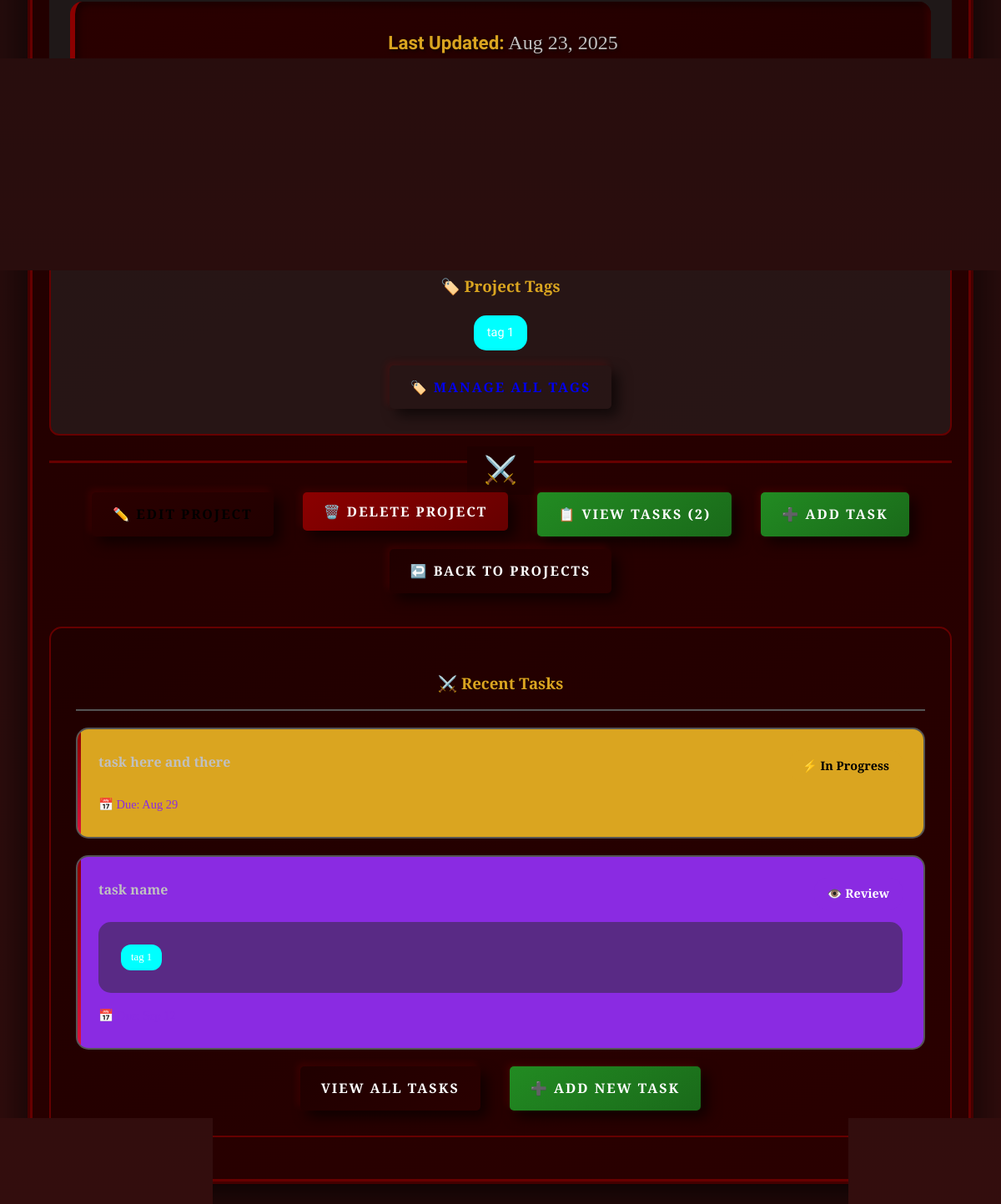
The page /projects/2/ (signed in, lower part) on the database as committed earlier.
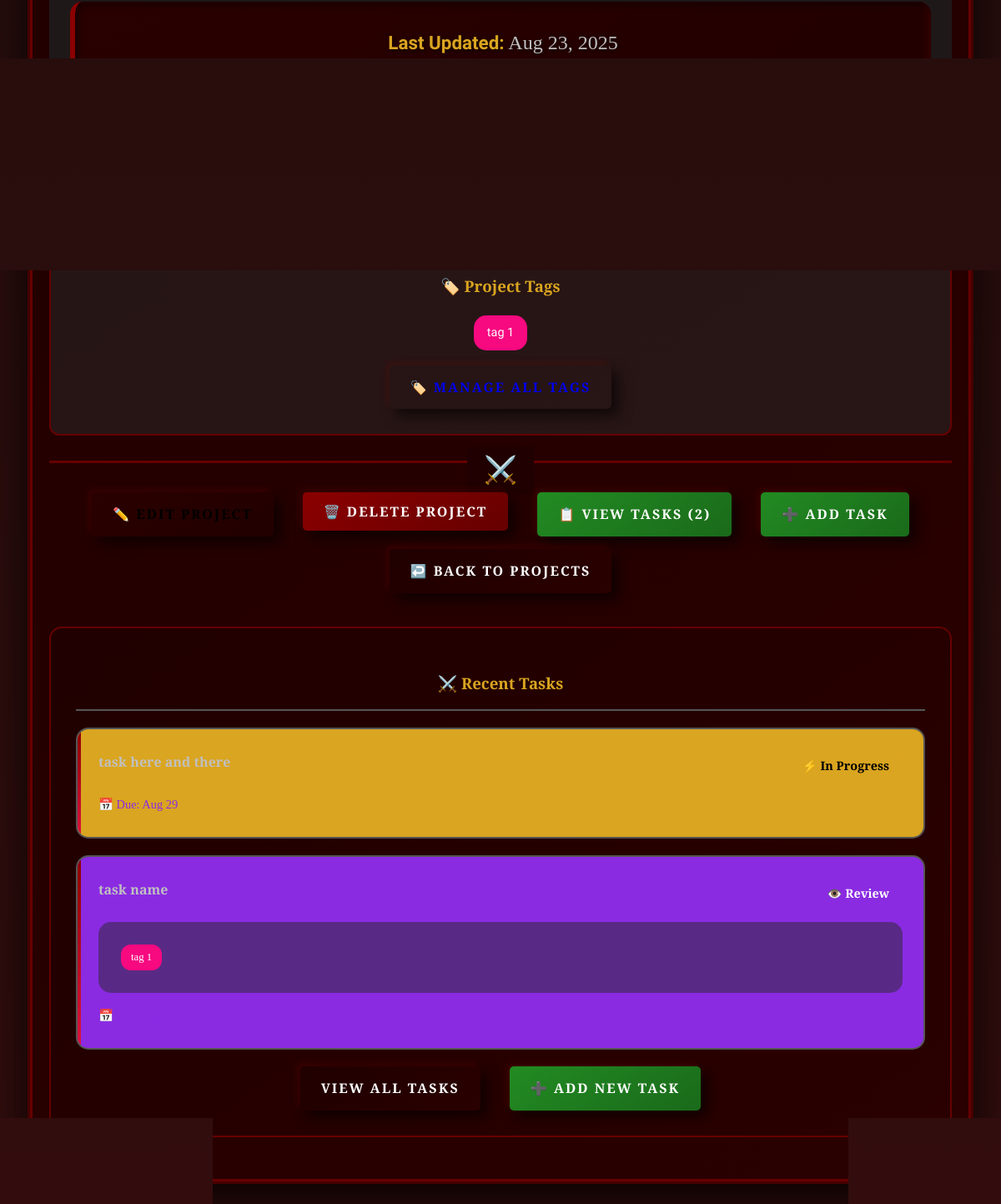
The same page on the database as committed later.
### main_app/views.py (the view)
# urls.py: path('projects/<int:project_id>/', views.projects_detail, name='projects_detail'),
@login_required
def projects_detail(request, project_id):
    project = get_object_or_404(Project, id=project_id, user=request.user)
    return render(request, 'main_app/projects_detail.html', {'project': project})

### templates/main_app/projects_detail.html (shortened to what this page needs)
{% extends 'base.html' %}
{% block content %}
<div class="project-details">
    <div class="project-info">
        <p><strong>Last Updated:</strong> {{ project.updated_at|date:"M d, Y" }}</p>
        <p><strong>Created by:</strong> {{ project.user.username }}</p>
    </div>
    <div class="project-tags">
        <h3>🏷️ Project Tags</h3>
        {% with project_tags=project.tasks.all|slice:":10" %}
            {% if project_tags %}
            <div class="tags-container">
                {% for task in project_tags %}
                    {% for tag in task.tags.all %}
                    <span class="tag" style="background: {{ tag.color }};">
                        {{ tag.name }}
                    </span>
                    {% endfor %}
                {% endfor %}
            </div>
            {% else %}
            <p class="no-tags-message">No tags yet. Add tags to your tasks!</p>
            {% endif %}
        {% endwith %}
        <div class="tags-action">
            <a href="{% url 'main_app:tags_index' %}" class="btn btn-manage-tags">
                🏷️ Manage All Tags
            </a>
        </div>
    </div>
    <div class="form-actions">
        <a href="{% url 'main_app:edit_project' project.id %}" class="btn btn-edit">✏️ Edit Project</a>
        <form action="{% url 'main_app:delete_project' project.id %}" method="post" class="delete-form">
            <button type="submit" class="btn btn-delete"
                    onclick="return confirm('Are you sure you want to delete this project? This action cannot be undone.')">
                🗑️ Delete Project
            </button>
        </form>
        <a href="{% url 'main_app:tasks_index' project.id %}" class="btn btn-save">📋 View Tasks ({{ project.tasks.count }})</a>
        <a href="{% url 'main_app:add_task' project.id %}" class="btn btn-save">➕ Add Task</a>
        <a href="{% url 'main_app:projects_index' %}" class="btn btn-back">↩️ Back to Projects</a>
    </div>
    <div class="tasks-preview">
        <h3>⚔️ Recent Tasks</h3>
        {% with recent_tasks=project.tasks.all|slice:":5" %}
            {% if recent_tasks %}
            <div class="tasks-list">
                {% for task in recent_tasks %}
                <div class="task-card task-status-{{ task.status }}">
                    <div class="task-header">
                        <span class="task-title">{{ task.title }}</span>
                        <span class="task-status">{{ task.get_status_display }}</span>
                    </div>
                    {% if task.tags.all %}
                    <div class="task-tags">
                        {% for tag in task.tags.all %}
                        <span class="task-tag" style="background: {{ tag.color }};">
                            {{ tag.name }}
                        </span>
                        {% endfor %}
                    </div>
                    {% endif %}
                    {% if task.due_date %}
                    <div class="task-due-date">
                        📅 Due: {{ task.due_date|date:"M j" }}
                    </div>
                    {% endif %}
                </div>
                {% endfor %}
            </div>
            <div class="tasks-actions">
                <a href="{% url 'main_app:tasks_index' project.id %}" class="btn btn-back">View All Tasks</a>
                <a href="{% url 'main_app:add_task' project.id %}" class="btn btn-save">➕ Add New Task</a>
            </div>
            {% endif %}
        {% endwith %}
    </div>
</div>
{% endblock %}

Rows that differ between the two databases and show on the page:
changed Tag "tag 1": color "#00ffff" → "#f70980" (drawn)
